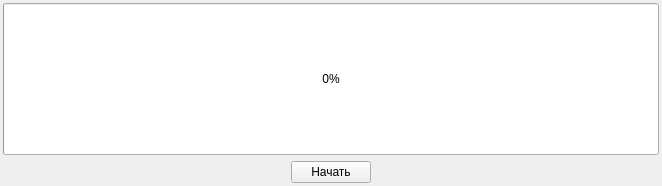
<?xml version="1.0" encoding="UTF-8"?>
<ui version="4.0">
 <class>MainWindow</class>
 <widget class="QMainWindow" name="MainWindow">
  <property name="geometry">
   <rect>
    <x>0</x>
    <y>0</y>
    <width>662</width>
    <height>186</height>
   </rect>
  </property>
  <property name="windowTitle">
   <string>ProgressBar</string>
  </property>
  <widget class="QWidget" name="centralwidget">
   <layout class="QVBoxLayout" name="verticalLayout">
    <property name="leftMargin">
     <number>3</number>
    </property>
    <property name="topMargin">
     <number>3</number>
    </property>
    <property name="rightMargin">
     <number>3</number>
    </property>
    <property name="bottomMargin">
     <number>3</number>
    </property>
    <item>
     <widget class="QProgressBar" name="progressBar">
      <property name="sizePolicy">
       <sizepolicy hsizetype="Expanding" vsizetype="Expanding">
        <horstretch>0</horstretch>
        <verstretch>0</verstretch>
       </sizepolicy>
      </property>
      <property name="layoutDirection">
       <enum>Qt::LeftToRight</enum>
      </property>
      <property name="minimum">
       <number>0</number>
      </property>
      <property name="value">
       <number>0</number>
      </property>
      <property name="alignment">
       <set>Qt::AlignCenter</set>
      </property>
      <property name="orientation">
       <enum>Qt::Horizontal</enum>
      </property>
     </widget>
    </item>
    <item>
     <layout class="QHBoxLayout" name="horizontalLayout">
      <item>
       <spacer name="horizontalSpacer">
        <property name="orientation">
         <enum>Qt::Horizontal</enum>
        </property>
        <property name="sizeHint" stdset="0">
         <size>
          <width>40</width>
          <height>20</height>
         </size>
        </property>
       </spacer>
      </item>
      <item>
       <widget class="QPushButton" name="pushButton">
        <property name="text">
         <string>Начать</string>
        </property>
       </widget>
      </item>
      <item>
       <spacer name="horizontalSpacer_2">
        <property name="orientation">
         <enum>Qt::Horizontal</enum>
        </property>
        <property name="sizeHint" stdset="0">
         <size>
          <width>40</width>
          <height>20</height>
         </size>
        </property>
       </spacer>
      </item>
     </layout>
    </item>
   </layout>
  </widget>
 </widget>
 <resources/>
 <connections/>
</ui>
